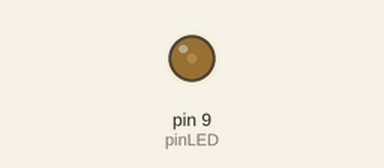
Simulated run of this sketch. Board: Arduino Uno, built with avr-gcc and run on an emulated ATmega328P. On the bench: output pins drawn as LEDs (lit = HIGH).

Above: at 0.05 s.
At 0.15 s:
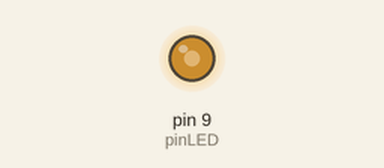
At 0.25 s:
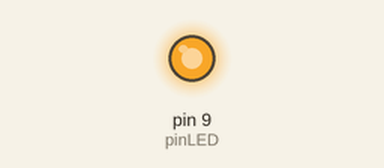
Timing chart, 0 to 3.0 s (numbered marks = the images above):
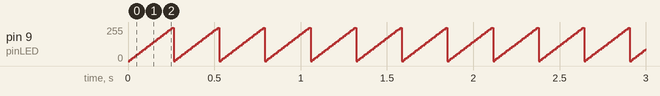

Measured:
- by itself, pin 9 (pinLED): ramps from 0/255 to 250/255 and jumps back, once every 0.26 s

The sketch:

main.ino
```cpp
/*
 * Dev by Gabriel
 * 17/02/2021
*/

int brightness = 0;
int pinLED = 9;

void setup(){
  pinMode(pinLED, OUTPUT);
}

void loop(){
  for (brightness = 0; brightness <= 255; brightness += 10) {
    analogWrite(pinLED, brightness);
    Serial.println(brightness);
    delay(10);
  }
}
```
